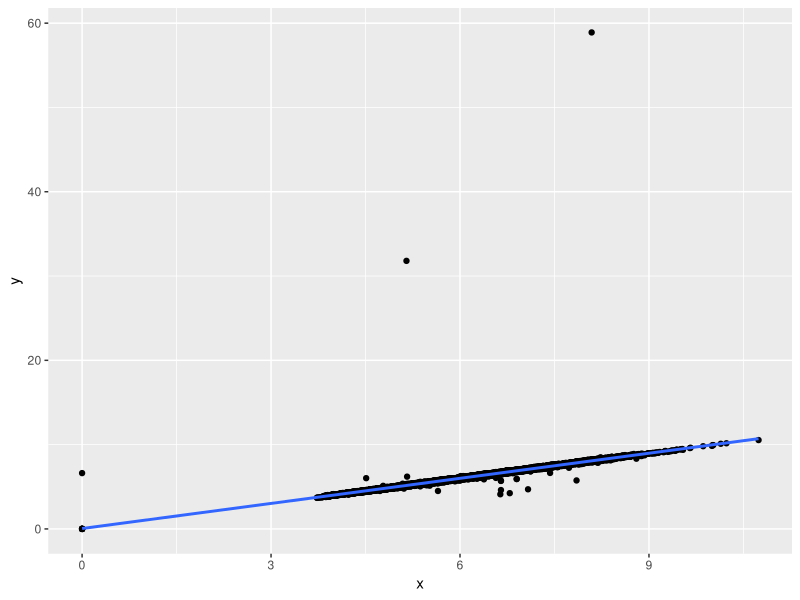

This chart was generated by the following R code:
## ---- chunk 1
library(ggplot2)
data("diamonds")
View(diamonds)
## ---- chunk 2
cor(diamonds$x, diamonds$y)
cor.test(diamonds$x, diamonds$y)
ggplot(diamonds, aes(x, y)) + geom_point()+ geom_smooth(method="lm")
## ---- chunk 3
cor(diamonds$price, diamonds$carat)
## ---- chunk 4
lmprice.table<-lm(price~table, data=diamonds)
(summary(lmprice.table))

## ---- chunk 5
lm(price~color,data=diamonds)
lmOne<-lm(price~color,data=diamonds)
summary(lmOne)
anova(lmOne)

## ---- chunk 6

## ---- chunk 7
data("warpbreaks")

## ---- chunk 8

## ---- chunk 9
binom.test(17, 35, p=.25)
